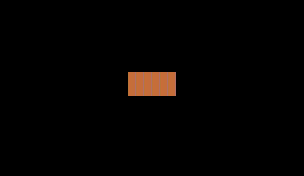

A level layout from a 2D game, rendered from its tile map. Below: a short description, then the map file with its tile-grid data intact:
An orthogonal 38x22 tile map with 8x8 px tiles, 1 tile layer (key-required), 2 hidden layers not drawn.

<map version="1.0" orientation="orthogonal" renderorder="left-down" width="38" height="22" tilewidth="8" tileheight="8" nextobjectid="1">
 <tileset firstgid="1" name="blocks" tilewidth="8" tileheight="8" tilecount="8">
  <image source="blocks.jpg" width="64" height="8" />
 </tileset>
 <layer name="collision" width="38" height="22" visible="0">
  <data encoding="csv">
7,7,7,7,7,7,7,7,7,7,7,7,7,7,7,7,0,0,0,0,0,0,7,7,7,7,7,7,7,7,7,7,7,7,7,7,7,7,
7,7,7,7,7,7,7,7,7,7,7,7,7,7,7,7,0,0,0,0,0,0,7,7,7,7,7,7,7,7,7,7,7,7,7,7,7,7,
7,7,0,0,0,0,0,0,0,7,7,7,7,7,7,7,0,0,0,0,0,0,7,7,7,7,7,7,7,0,0,0,0,0,0,0,7,7,
7,7,0,0,0,0,0,0,0,7,7,7,7,7,7,7,0,0,0,0,0,0,7,7,7,7,7,7,7,0,0,0,0,0,0,0,7,7,
7,7,0,0,0,0,0,0,0,7,7,7,7,7,7,7,0,0,0,0,0,0,7,7,7,7,7,7,7,0,0,0,0,0,0,0,7,7,
7,7,0,0,0,0,0,0,0,7,7,7,7,7,7,7,0,0,0,0,0,0,7,7,7,7,7,7,7,0,0,0,0,0,0,0,7,7,
7,7,0,0,0,0,0,0,0,7,7,7,7,7,7,7,0,0,0,0,0,0,7,7,7,7,7,7,7,0,0,0,0,0,0,0,7,7,
7,7,0,0,0,0,0,0,0,7,7,7,7,7,7,7,0,0,0,0,0,0,7,7,7,7,7,7,7,0,0,0,0,0,0,0,7,7,
7,7,0,0,0,0,0,0,0,7,7,7,7,7,7,7,0,0,0,0,0,0,7,7,7,7,7,7,7,0,0,0,0,0,0,0,7,7,
7,7,0,0,0,0,0,0,0,7,7,7,7,7,7,7,0,0,0,0,0,0,7,7,7,7,7,7,7,0,0,0,0,0,0,0,7,7,
7,7,0,0,0,0,0,0,0,0,0,7,7,7,7,7,0,0,0,0,0,0,7,7,7,7,7,0,0,0,0,0,0,0,0,0,7,7,
7,7,0,0,0,0,0,0,0,0,0,7,7,7,7,7,0,0,0,0,0,0,7,7,7,7,7,0,0,0,0,0,0,0,0,0,7,7,
7,7,0,0,0,0,0,0,0,0,0,7,7,7,7,7,7,0,0,0,0,7,7,7,7,7,7,0,0,0,0,0,0,0,0,0,7,7,
7,7,0,0,0,0,0,0,0,0,0,7,7,7,7,7,7,0,0,0,0,7,7,7,7,7,7,0,0,0,0,0,0,0,0,0,7,7,
7,7,0,0,0,0,0,0,0,0,0,7,7,7,7,7,7,0,0,0,0,7,7,7,7,7,7,0,0,0,0,0,0,0,0,0,7,7,
7,7,0,0,0,0,0,0,0,0,0,7,7,7,7,7,7,0,0,0,0,7,7,7,7,7,7,0,0,0,0,0,0,0,0,0,7,7,
7,7,0,0,0,0,0,0,0,0,0,7,7,7,7,7,7,0,0,0,0,7,7,7,7,7,7,0,0,0,0,0,0,0,0,0,7,7,
7,7,0,0,0,0,0,0,0,0,0,0,0,0,0,0,0,0,0,0,0,0,0,0,0,0,0,0,0,0,0,0,0,0,0,0,7,7,
7,7,0,0,0,0,0,0,0,0,0,0,0,0,0,0,0,0,0,0,0,0,0,0,0,0,0,0,0,0,0,0,0,0,0,0,7,7,
7,7,7,7,7,7,7,7,7,7,7,7,7,7,0,0,0,0,0,0,0,0,0,0,7,7,7,7,7,7,7,7,7,7,7,7,7,7,
7,7,7,7,7,7,7,7,7,7,7,7,7,7,0,0,0,0,0,0,0,0,0,0,7,7,7,7,7,7,7,7,7,7,7,7,7,7,
7,7,7,7,7,7,7,7,7,7,7,7,7,7,0,0,0,0,0,0,0,0,0,0,7,7,7,7,7,7,7,7,7,7,7,7,7,7
</data>
 </layer>
 <layer name="key-required" width="38" height="22">
  <data encoding="csv">
0,0,0,0,0,0,0,0,0,0,0,0,0,0,0,0,0,0,0,0,0,0,0,0,0,0,0,0,0,0,0,0,0,0,0,0,0,0,
0,0,0,0,0,0,0,0,0,0,0,0,0,0,0,0,0,0,0,0,0,0,0,0,0,0,0,0,0,0,0,0,0,0,0,0,0,0,
0,0,0,0,0,0,0,0,0,0,0,0,0,0,0,0,0,0,0,0,0,0,0,0,0,0,0,0,0,0,0,0,0,0,0,0,0,0,
0,0,0,0,0,0,0,0,0,0,0,0,0,0,0,0,0,0,0,0,0,0,0,0,0,0,0,0,0,0,0,0,0,0,0,0,0,0,
0,0,0,0,0,0,0,0,0,0,0,0,0,0,0,0,0,0,0,0,0,0,0,0,0,0,0,0,0,0,0,0,0,0,0,0,0,0,
0,0,0,0,0,0,0,0,0,0,0,0,0,0,0,0,0,0,0,0,0,0,0,0,0,0,0,0,0,0,0,0,0,0,0,0,0,0,
0,0,0,0,0,0,0,0,0,0,0,0,0,0,0,0,0,0,0,0,0,0,0,0,0,0,0,0,0,0,0,0,0,0,0,0,0,0,
0,0,0,0,0,0,0,0,0,0,0,0,0,0,0,0,0,0,0,0,0,0,0,0,0,0,0,0,0,0,0,0,0,0,0,0,0,0,
0,0,0,0,0,0,0,0,0,0,0,0,0,0,0,0,0,0,0,0,0,0,0,0,0,0,0,0,0,0,0,0,0,0,0,0,0,0,
0,0,0,0,0,0,0,0,0,0,0,0,0,0,0,0,4,4,4,4,4,4,0,0,0,0,0,0,0,0,0,0,0,0,0,0,0,0,
0,0,0,0,0,0,0,0,0,0,0,0,0,0,0,0,4,4,4,4,4,4,0,0,0,0,0,0,0,0,0,0,0,0,0,0,0,0,
0,0,0,0,0,0,0,0,0,0,0,0,0,0,0,0,4,4,4,4,4,4,0,0,0,0,0,0,0,0,0,0,0,0,0,0,0,0,
0,0,0,0,0,0,0,0,0,0,0,0,0,0,0,0,0,0,0,0,0,0,0,0,0,0,0,0,0,0,0,0,0,0,0,0,0,0,
0,0,0,0,0,0,0,0,0,0,0,0,0,0,0,0,0,0,0,0,0,0,0,0,0,0,0,0,0,0,0,0,0,0,0,0,0,0,
0,0,0,0,0,0,0,0,0,0,0,0,0,0,0,0,0,0,0,0,0,0,0,0,0,0,0,0,0,0,0,0,0,0,0,0,0,0,
0,0,0,0,0,0,0,0,0,0,0,0,0,0,0,0,0,0,0,0,0,0,0,0,0,0,0,0,0,0,0,0,0,0,0,0,0,0,
0,0,0,0,0,0,0,0,0,0,0,0,0,0,0,0,0,0,0,0,0,0,0,0,0,0,0,0,0,0,0,0,0,0,0,0,0,0,
0,0,0,0,0,0,0,0,0,0,0,0,0,0,0,0,0,0,0,0,0,0,0,0,0,0,0,0,0,0,0,0,0,0,0,0,0,0,
0,0,0,0,0,0,0,0,0,0,0,0,0,0,0,0,0,0,0,0,0,0,0,0,0,0,0,0,0,0,0,0,0,0,0,0,0,0,
0,0,0,0,0,0,0,0,0,0,0,0,0,0,0,0,0,0,0,0,0,0,0,0,0,0,0,0,0,0,0,0,0,0,0,0,0,0,
0,0,0,0,0,0,0,0,0,0,0,0,0,0,0,0,0,0,0,0,0,0,0,0,0,0,0,0,0,0,0,0,0,0,0,0,0,0,
0,0,0,0,0,0,0,0,0,0,0,0,0,0,0,0,0,0,0,0,0,0,0,0,0,0,0,0,0,0,0,0,0,0,0,0,0,0
</data>
 </layer>
 <layer name="visual" width="38" height="22" visible="0">
  <data encoding="csv">
1,1,1,1,1,1,1,1,1,1,0,1,0,1,0,1,0,0,0,0,0,0,1,0,1,0,1,0,1,1,1,1,1,1,1,1,1,1,
1,1,1,1,1,1,1,1,1,1,0,1,0,1,0,1,0,0,0,0,0,0,1,0,1,0,1,0,1,1,1,1,1,1,1,1,1,1,
1,1,0,0,0,0,0,0,0,1,1,1,1,1,1,1,0,0,0,0,0,0,1,1,1,1,1,1,1,0,0,0,0,0,0,0,1,1,
1,1,0,0,0,0,0,0,0,1,1,1,1,1,1,1,0,0,0,0,0,0,1,1,1,1,1,1,1,0,0,0,0,0,0,0,1,1,
1,1,0,0,0,0,0,0,0,1,1,1,1,1,1,1,0,0,0,0,0,0,1,1,1,1,1,1,1,0,0,0,0,0,0,0,1,1,
1,1,0,0,0,0,0,0,0,1,1,1,1,1,1,1,1,1,1,1,1,1,1,1,1,1,1,1,1,0,0,0,0,0,0,0,1,1,
1,1,0,0,0,0,0,0,0,1,1,1,1,1,1,1,1,1,1,1,1,1,1,1,1,1,1,1,1,0,0,0,0,0,0,0,1,1,
1,1,0,0,0,0,0,0,0,1,1,1,1,1,1,1,1,1,1,1,1,1,1,1,1,1,1,1,1,0,0,0,0,0,0,0,1,1,
1,1,0,0,0,0,0,0,0,1,1,1,1,1,1,1,1,1,1,1,1,1,1,1,1,1,1,1,1,0,0,0,0,0,0,0,1,1,
1,1,0,0,0,0,0,0,0,1,1,1,1,1,1,1,1,1,1,1,1,1,1,1,1,1,1,1,1,0,0,0,0,0,0,0,1,1,
1,1,0,0,0,0,0,0,0,0,0,1,1,1,1,1,1,1,1,1,1,1,1,1,1,1,1,0,0,0,0,0,0,0,0,0,1,1,
1,1,0,0,0,0,0,0,0,0,0,1,1,1,1,1,1,1,1,1,1,1,1,1,1,1,1,0,0,0,0,0,0,0,0,0,1,1,
1,1,0,0,0,0,0,0,0,0,0,1,1,1,1,1,1,0,0,0,0,1,1,1,1,1,1,0,0,0,0,0,0,0,0,0,1,1,
1,1,0,0,0,0,0,0,0,0,0,1,1,1,1,1,1,0,0,0,0,1,1,1,1,1,1,0,0,0,0,0,0,0,0,0,1,1,
1,1,0,0,0,0,0,0,0,0,0,1,1,1,1,1,1,0,0,0,0,1,1,1,1,1,1,0,0,0,0,0,0,0,0,0,1,1,
1,1,0,0,0,0,0,0,0,0,0,1,1,1,1,1,1,0,0,0,0,1,1,1,1,1,1,0,0,0,0,0,0,0,0,0,1,1,
1,1,0,0,0,0,0,0,0,0,0,1,1,1,1,1,1,0,0,0,0,1,1,1,1,1,1,0,0,0,0,0,0,0,0,0,1,1,
1,1,0,0,0,0,0,0,0,0,0,0,0,0,0,0,0,0,0,0,0,0,0,0,0,0,0,0,0,0,0,0,0,0,0,0,1,1,
1,1,0,0,0,0,0,0,0,0,0,0,0,0,0,0,0,0,0,0,0,0,0,0,0,0,0,0,0,0,0,0,0,0,0,0,1,1,
1,1,1,1,1,1,1,1,1,1,1,1,1,1,1,1,0,0,0,0,0,0,1,1,1,1,1,1,1,1,1,1,1,1,1,1,1,1,
1,1,1,1,1,1,1,1,1,1,1,1,1,1,1,1,0,0,0,0,0,0,1,1,1,1,1,1,1,1,1,1,1,1,1,1,1,1,
1,1,1,1,1,1,1,1,1,1,1,1,1,1,1,1,0,0,0,0,0,0,1,1,1,1,1,1,1,1,1,1,1,1,1,1,1,1
</data>
 </layer>
</map>
